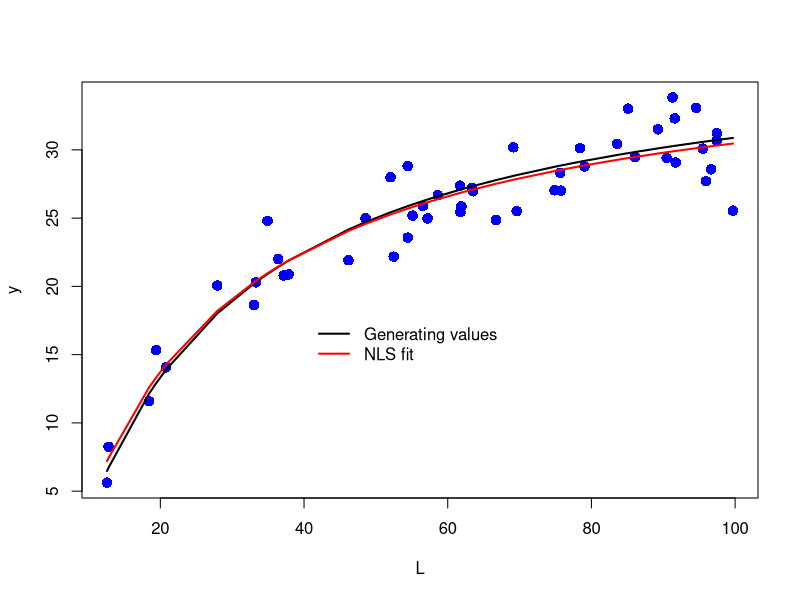
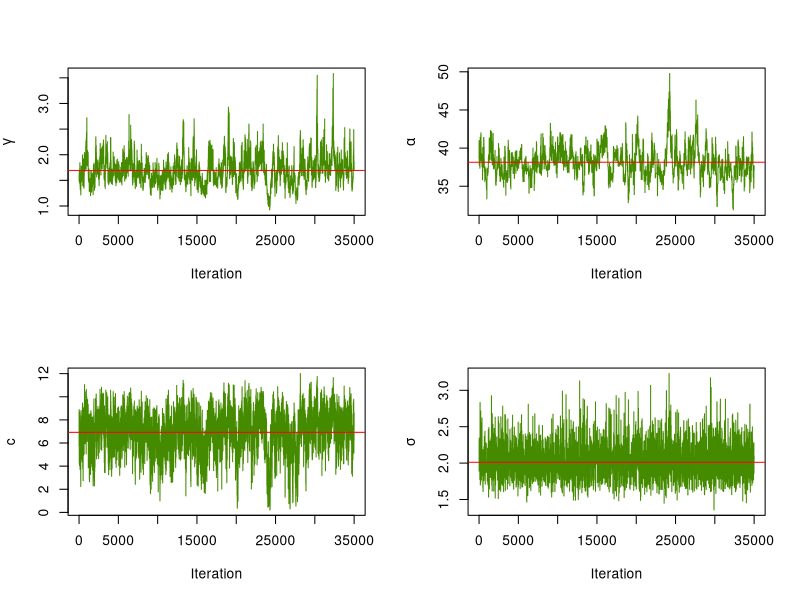
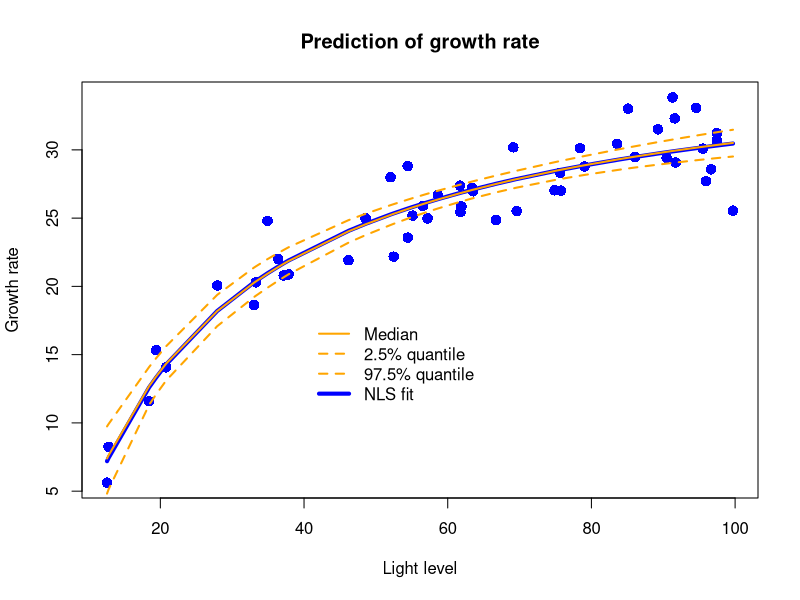
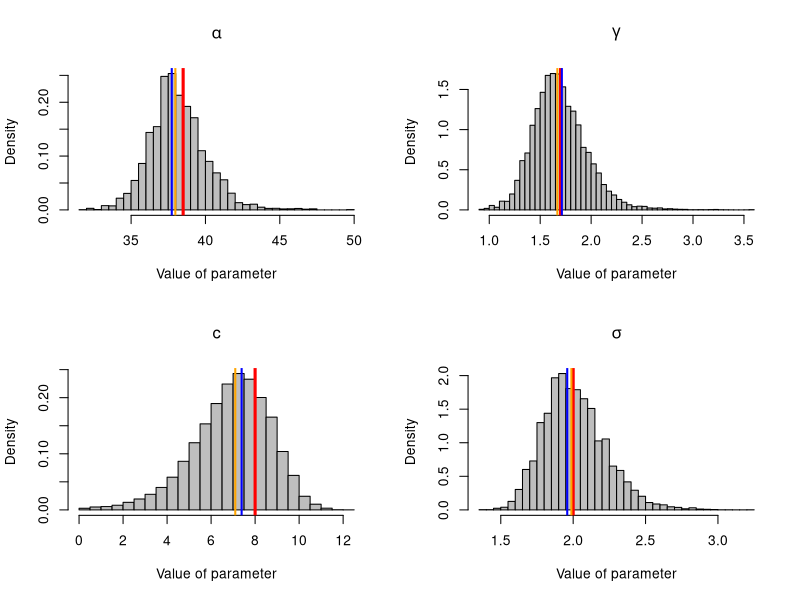

Write the R code that produced these figures, in order.
## ---- chunk 1
rm(list = ls())
library(knitr)
knitr::opts_chunk$set(cache = FALSE, warnings = FALSE, tidy = FALSE)

# uncomment out this to generate key
# nokey = FALSE; key = TRUE

# uncomment out this to generate exercise
nokey = TRUE; key = FALSE

set.seed(3)
## ---- chunk 2
g = function(alpha, gamma, c, L){
	mu = alpha * (L - c) / (alpha/gamma + (L - c))
	return(mu)
}
## ---- chunk 3
getData = function(alpha, gamma, c, sigma){
  set.seed(4)
	par(mfrow=c(1, 1))

	L = sort(runif(50, min = 12, max = 100))
	mu = g(alpha = alpha, gamma = gamma, c = c, L = L)
	y = rgamma(length(mu), mu^2/sigma^2, mu/sigma^2)
	plot(L, y, pch = 16, cex = 1.4, col = "blue")
	lines(L, mu, lwd = 2)

	model = nls(y ~ g( alpha = alpha, gamma = gamma, c = c, L = L), start = list(alpha = 50, gamma = 4, c = 2))
	s = summary(model)
	p = coef(model)
	y.hat = g(alpha = p[1], gamma = p[2], c = p[3], L = L)

	lines(L, y.hat, col = "red", lwd = 2)
	legend(40, 18, c("Generating values", "NLS fit"), lty = c("solid", "solid"), col = c("black", "red"), 
	  bty = "n", lwd = 2)

	return(list(
	  x = L, 
	  y = y, 
	  nls.alpha = p[1], 
	  nls.gamma = p[2], 
	  nls.c = p[3], 
	  nls.sigma = s$sigma, 
	  gen.alpha = alpha, 
	  gen.gamma = gamma, 
	  gen.c = c,
	  gen.sigma = sigma))
}
## ---- chunk 4
setup = function(n.iter, n.chain, parameter.names, dim.x){
	# Set up storage for chains
	x = list()
	for(i in 1:length(parameter.names)){
		x[[i]] = array(NA, dim = c(dim.x[i], n.iter, n.chain))
	}

	# Assign parameter names to elements of the list
	names(x) = parameter.names
	
	# Enter initial values for parameters here
	x$alpha[1, 1, 1] = 60 
	x$c[1, 1, 1] = 10
	x$gamma[1, 1, 1] = 3
	x$sigma[1, 1, 1] = 5 

	# Enter tuning parameters here
	tune=list(
	  alpha=10,
		c = 1,
		gamma=.3,
		sigma=2
	) 
	x$tune = tune
	return(x)
} 
## ---- chunk 5
q = function(theta, mu, tune, type){
  sigma = tune
	if (type == "density") return (dgamma(theta, mu^2/sigma^2, mu/sigma^2))
	if (type == "draw") return (rgamma(1, mu^2/sigma^2, mu/sigma^2))
}
## ---- chunk 6
prior = function(param, theta){  
  if(param == "alpha") return( dunif(theta, min = 0, max = 500, log = TRUE))
	if(param == "c") return(dunif(theta, min = 0, max = 200, log = TRUE))
	if(param == "gamma") return(dunif(theta, min = 0, max = 200, log = TRUE))
	if(param == "sigma" ) return(dunif(theta, min = 0, max = 200, log = TRUE))
}
## ---- chunk 7
Like = function(y, L, alpha, gamma,c ,sigma){
	mu=g(alpha = alpha, gamma = gamma, c = c, L = L)
	LogL = dnorm(y, mean = mu, sd = sigma, log = TRUE)
	return(sum(LogL[is.finite(LogL)]))
}
## ---- chunk 8
choose = function(x, z, Like_z, Like_x, param, tune){
  # These are both logs so we add rather than multiply
  numerator = Like_z + prior(param, theta = z) 
  denominator = Like_x + prior(param, theta = x)
  q.ratio = q(theta = x, mu = z, tune = tune, type = "density") / 
    q(theta = z, mu = x, tune = tune, type = "density")
  # Because these are logs, we exponentiate the difference to get the ratio.
  R =  exp(numerator - denominator) * q.ratio
  if (R > runif(1, min = 0, max = 1)) new = z else new = x
  return(new)
}
## ---- chunk 9
tracePlots = function(data, x, n.iter, burnin){
	par(mfrow = c(2, 2))
	plot(x$gamma[1,burnin:n.iter,1], type = "l", xlab = "Iteration", col = "chartreuse4", ylab = expression(gamma))
	abline(h = mean(x$gamma[1,burnin:n.iter,1]), col = "red")
	plot(x$alpha[1,burnin:n.iter,1], type = "l", xlab = "Iteration", col = "chartreuse4", ylab = expression(alpha))
	abline(h = mean(x$alpha[1,burnin:n.iter,1]), col = "red")
	plot(x$c[1,burnin:n.iter,1], type = "l", xlab = "Iteration", col = "chartreuse4",  ylab = expression(c))
	abline(h = mean(x$c[1,burnin:n.iter,1]), col = "red")
	plot(x$sigma[1,burnin:n.iter,1], type = "l", xlab = "Iteration", col = "chartreuse4", ylab = expression(sigma))
	abline(h = mean(x$sigma[1,burnin:n.iter,1]), col="red")
}

predictPlots = function(data, x, n.iter, burnin){
	par(mfrow = c(1, 1))
	q.y.hat = apply(x$y.hat[, burnin:n.iter, 1], 1, function(x) quantile(x, c(.025, .5, .975)))
	plot(data$x, data$y, xlab = "Light level", ylab = "Growth rate", main = "Prediction of growth rate",
	  pch = 16, cex = 1.4, col = "blue")
	lines(data$x, g(alpha = data$nls.alpha, gamma = data$nls.gamma, c = data$nls.c, L = data$x),
	  col="blue", lwd = 4)
	lines(data$x,q.y.hat[2,], col = "orange", lwd = 2)
	lines(data$x,q.y.hat[1,], lty = "dashed", col = "orange", lwd = 2)
	lines(data$x,q.y.hat[3,], lty = "dashed", col = "orange", lwd = 2)
	legend(40,18, c("Median", "2.5% quantile", "97.5% quantile", "NLS fit"),
	  lty = c("solid", "dashed", "dashed"), 
	  col = c("orange", "orange", "orange", "blue"),
	  lwd = c(2, 2, 2, 4),
	  bty = "n")
}

plot_density = function(p, v1, v2, param, burnin, n.iter){
  hist(p[burnin:n.iter], breaks = 40, xlab = "Value of parameter", freq = FALSE, main = param, col = "gray")
	abline(v = v1, col = "red", lwd = 3)
	abline(v = v2, col = "blue", lwd = 2)
	abline(v = median(p[burnin:n.iter]), col = "orange", lwd = 2)
}

densityPlots = function(data, x, n.iter, burnin){
  par(mfrow = c(2, 2))
  plot_density(p = x$alpha, v1 = data$gen.alpha, v2 = data$nls.alpha, param = expression(alpha),
    burnin = burnin, n.iter = n.iter)
  plot_density(p = x$gamma, v1 = data$gen.gamma, v2 = data$nls.gamma, param = expression(gamma),
    burnin = burnin, n.iter = n.iter)
  plot_density(p = x$c, v1 = data$gen.c, v2 = data$nls.c, param = expression(c), burnin = burnin,
    n.iter = n.iter)
  plot_density(p = x$sigma, v1 = data$gen.sigma, v2 = data$nls.sigma, param = expression(sigma),
    burnin = burnin, n.iter = n.iter)
}
## ---- chunk 10
data = getData(alpha = 38.5, gamma = 1.7, sigma = 2, c = 8)
n.iter = 50000
x = setup(n.iter = n.iter, n.chain = 1, parameter.names = c("alpha", "c", "gamma", "sigma",
  "y.hat", "growth_ratio"), dim.x = c(1, 1, 1, 1, 50, 1))
tune = x$tune
## ---- chunk 11
for (i in 2:n.iter){

  # Update alpha  
  z = q(mu = x$alpha[i-1], tune = tune$alpha, type = "draw")
  Like_z = Like(y = data$y, L = data$x, alpha = z, c = x$c[i-1], gamma = x$gamma[i-1], sigma = x$sigma[i-1])
  Like_x = Like(y = data$y, L = data$x, alpha = x$alpha[i-1], c = x$c[i-1], gamma = x$gamma[i-1],
    sigma = x$sigma[i-1])
  x$alpha[i] =choose(x = x$alpha[i-1], z = z, Like_z = Like_z, Like_x = Like_x, param = "alpha", 
    tune = tune$alpha)
}
## ---- chunk 12
x$alpha[1:100]
## ---- chunk 13
n.iter = 50000

x = setup(n.iter = n.iter, n.chain = 1, parameter.names = c("alpha", "c", "gamma", "sigma",
  "y.hat", "growth.ratio"), dim.x = c(1, 1, 1, 1, 50, 1))
tune = x$tune

for (i in 2:n.iter){

  # Update alpha  
  z = q(mu = x$alpha[i-1], tune = tune$alpha, type = "draw")
  Like_z = Like(y = data$y, L = data$x, alpha = z, c = x$c[i-1], gamma = x$gamma[i-1], sigma = x$sigma[i-1])
  Like_x = Like(y = data$y, L = data$x, alpha = x$alpha[i-1], c = x$c[i-1], gamma = x$gamma[i-1],
    sigma = x$sigma[i-1])
  x$alpha[i] =choose(x = x$alpha[i-1], z = z, Like_z = Like_z, Like_x = Like_x, param = "alpha", 
    tune = tune$alpha)
  
  # Update gamma
  z = q(mu = x$gamma[i-1], tune = tune$gamma, type = "draw")
  Like_z = Like(y = data$y, L = data$x, alpha = x$alpha[i], c = x$c[i-1], gamma = z, sigma = x$sigma[i-1])
  Like_x = Like(y = data$y, L = data$x, alpha = x$alpha[i], c = x$c[i-1], gamma = x$gamma[i-1], 
    sigma = x$sigma[i-1])
  x$gamma[i] = choose(x = x$gamma[i-1], z = z, Like_z = Like_z, Like_x = Like_x, param = "gamma",
    tune = tune$gamma)
    
  # Update c
  z = q(mu = x$c[i-1], tune = tune$c, type = "draw")
  Like_z = Like(y = data$y, L = data$x, alpha = x$alpha[i], c = z, gamma = x$gamma[i], sigma = x$sigma[i-1])
  Like_x = Like(y = data$y, L = data$x, alpha = x$alpha[i], c = x$c[i-1], gamma = x$gamma[i],
    sigma = x$sigma[i-1])
  x$c[i] = choose(x = x$c[i-1], z = z, Like_z = Like_z, Like_x = Like_x, param = "c", tune = tune$c)
    
  # Update sigma
  z = q(mu = x$sigma[i-1], tune = tune$sigma, type = "draw")
  Like_z = Like(y = data$y, L = data$x, alpha = x$alpha[i], c = x$c[i], gamma = x$gamma[i], sigma = z)
  Like_x = Like(y = data$y, L = data$x, alpha = x$alpha[i], c = x$c[i], gamma = x$gamma[i],
    sigma = x$sigma[i-1])    
  x$sigma[i] = choose(x = x$sigma[i-1], z = z, Like_z = Like_z, Like_x = Like_x, param = "sigma",
    tune = tune$sigma)
    
  # Estimate derived quantities
  x$y.hat[, i, 1] = g(alpha = x$alpha[i], gamma = x$gamma[i], c = x$c[i], L = data$x)
  x$growth.ratio[i] = x$alpha[i] / x$gamma[i]
  
}
## ---- chunk 14
burnin = 15000
tracePlots(data = data, x = x, n.iter = n.iter, burnin = burnin)
## ---- chunk 15
burnin = 15000
predictPlots(data = data, x = x, n.iter = n.iter, burnin = burnin)
## ---- chunk 16
burnin = 15000
densityPlots(data = data, x = x, n.iter = n.iter, burnin = burnin)
